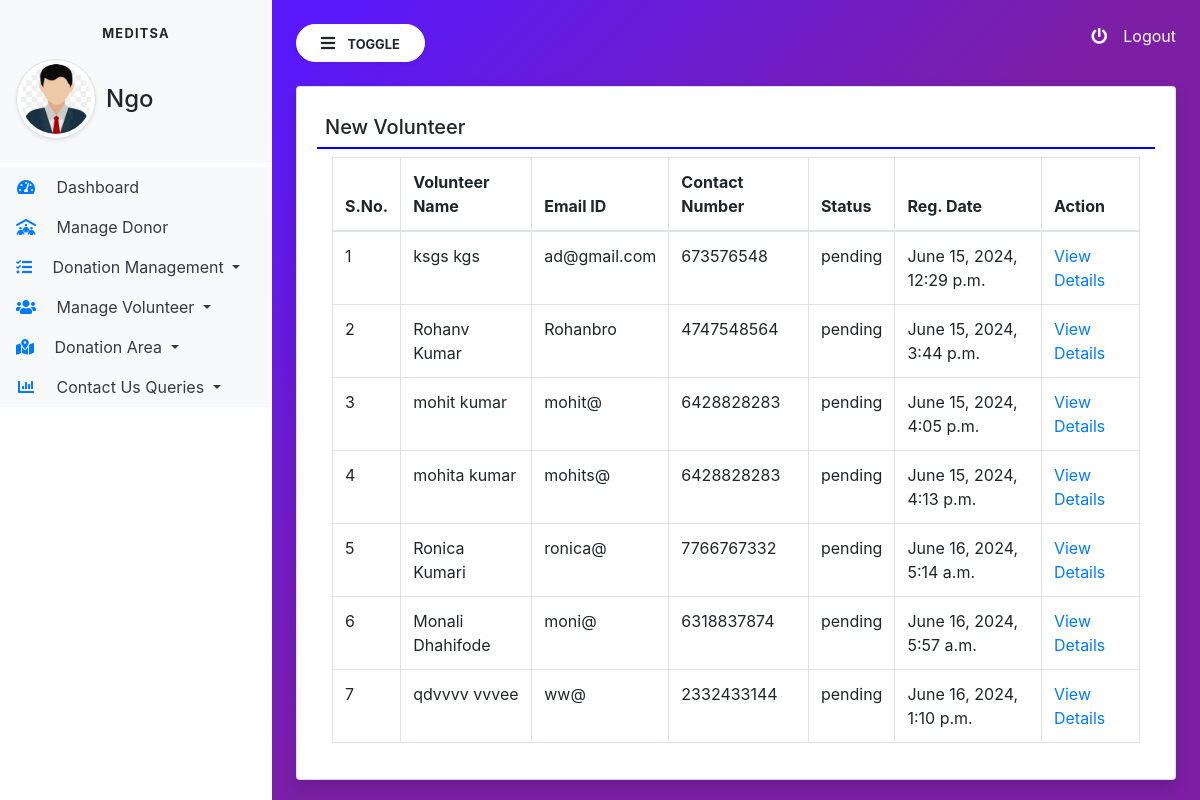
The app's page /new_volunteer/ (signed in) with its own data.
### service/models.py (models this page shows, shortened)
class Volunteer(models.Model):
    user = models.ForeignKey(User,on_delete=models.CASCADE)
    contact = models.CharField(max_length=15,null=True)
    address = models.CharField(max_length=300,null=True)
    userpic = models.FileField(null=True)
    idpic = models.FileField(null=True)
    aboutme = models.CharField(max_length=300,null=True)
    status = models.CharField(max_length=20,null=True)
    regdate = models.DateTimeField(auto_now_add=True)
    adminremark = models.CharField(max_length=300,null=True)
    updationdate = models.DateField(null=True)

### MediTSA/views.py (the view)
# urls.py: path("new_volunteer/", views.new_volunteer, name="new_volunteer"),
def new_volunteer(request):
    if not request.user.is_authenticated:
        return redirect("ngo_log")
    volunteer = Volunteer.objects.filter(status="pending")
    return render(request,"new_volunteer.html",locals())

### templates/new_volunteer.html
{% extends 'ngo_home.html' %}
{% block main %}
<div class="card shadow">
    <div class="card-body">
        <h5 class="p-2" style="border-bottom : 2px solid blue">New Volunteer</h5>
    <div class="container-fluid">
        <table id="example" class="table table-bordered">
            <thead>
                <tr>
                    <th>S.No.</th>
                    <th>Volunteer Name</th>
                    <th>Email ID</th>
                    <th>Contact Number</th>
                    <th>Status</th>
                    <th>Reg. Date</th>
                    <th>Action</th>
                </tr>
            </thead>
            <tbody>
                {% for i in volunteer %}
                <tr>
                    <td>{{forloop.counter}}</td>
                    <td>{{i.user.first_name}} {{i.user.last_name}}</td>
                    <td>{{i.user.username}}</td>
                    <td>{{i.contact}}</td>
                    <td>{{i.status}}</td>
                    <td>{{i.regdate}}</td>
                    <td><a href="{% url 'view_volunteerdetail' i.id %}" class="text-primary">View Details</a></td>
                </tr>
                {% endfor %}
            </tbody>
        </table>
    </div>
    </div>
</div>
{% endblock %}

### templates/ngo_home.html (style rules this page uses)
body { background-image: linear-gradient(135.9deg,rgba(89,25,252,1) 16.4%,rgba(125,31,165,1) 56.1%); min-height: 100vh; }

### records on screen
Volunteer: user.first_name "ksgs", user.last_name "kgs", user.username "ad@gmail.com", contact "673576548", status "pending", regdate "June 15, 2024, 12:29 p.m."
Volunteer: user.first_name "Rohanv", user.last_name "Kumar", user.username "Rohanbro", contact "4747548564", status "pending", regdate "June 15, 2024, 3:44 p.m."
Volunteer: user.first_name "mohit", user.last_name "kumar", user.username "mohit@", contact "6428828283", status "pending", regdate "June 15, 2024, 4:05 p.m."
Volunteer: user.first_name "mohita", user.last_name "kumar", user.username "mohits@", contact "6428828283", status "pending", regdate "June 15, 2024, 4:13 p.m."
Volunteer: user.first_name "Ronica", user.last_name "Kumari", user.username "ronica@", contact "7766767332", status "pending", regdate "June 16, 2024, 5:14 a.m."
Volunteer: user.first_name "Monali", user.last_name "Dhahifode", user.username "moni@", contact "6318837874", status "pending", regdate "June 16, 2024, 5:57 a.m."
Volunteer: user.first_name "qdvvvv", user.last_name "vvvee", user.username "ww@", contact "2332433144", status "pending", regdate "June 16, 2024, 1:10 p.m."
